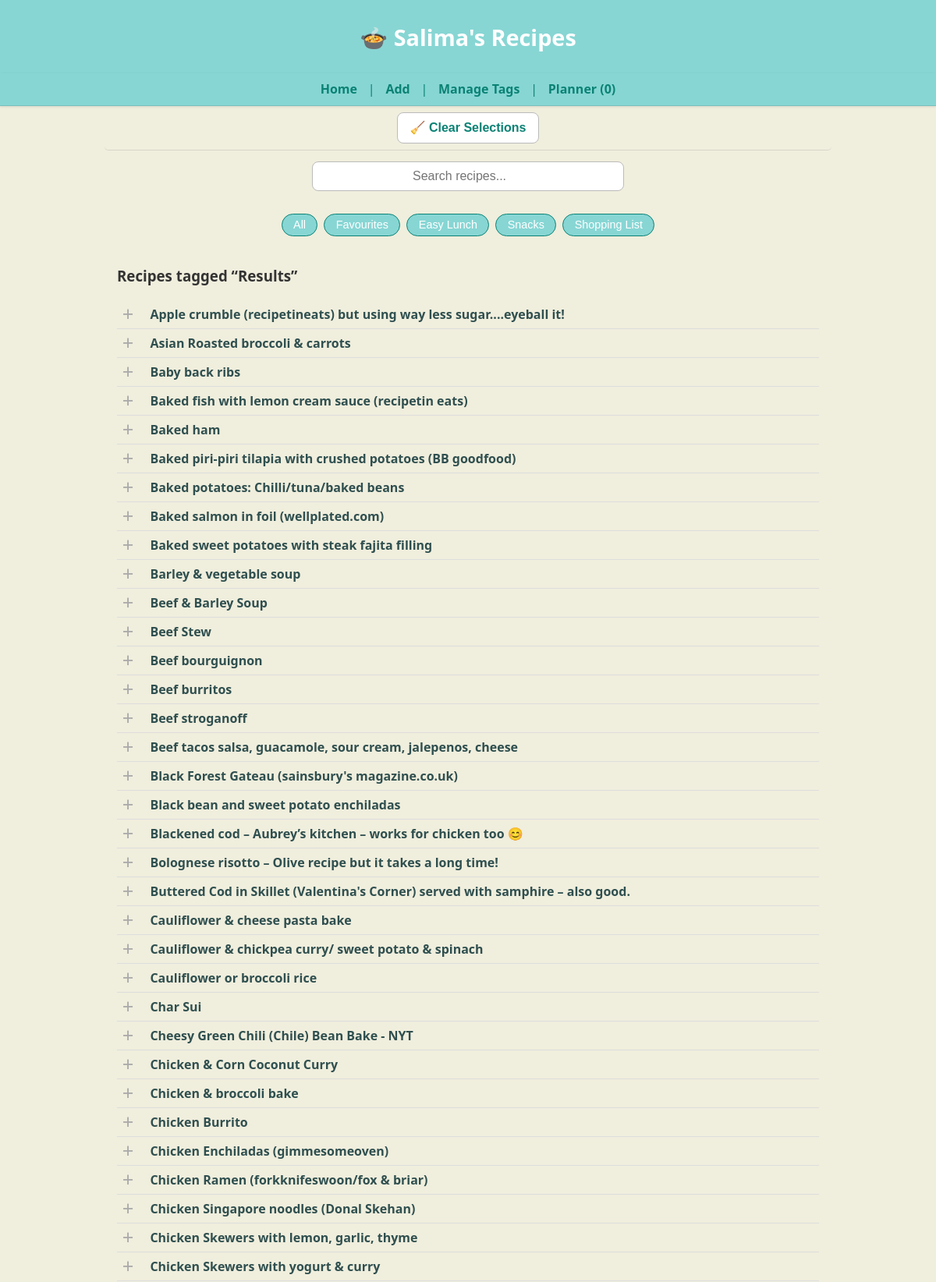
Screenshot of /search (upper part) with the database file from the repository.
### tables this page shows
CREATE TABLE recipes (
    id INTEGER PRIMARY KEY,
    name TEXT,
    ingredients JSON,
    method TEXT,
    tags JSON,
    category TEXT,
    source TEXT,
    linked_recipe TEXT,
    image_url TEXT,
    notes TEXT,
    created_at DATETIME DEFAULT CURRENT_TIMESTAMP,
    updated_at DATETIME DEFAULT CURRENT_TIMESTAMP
);

### app.py (the view, shortened to what this page needs)
@app.route("/search")
def search():
    q = request.args.get("q", "").strip()
    tag = request.args.get("tag", "").strip()
    results = []
    with get_conn() as conn:
        c = conn.cursor()
        if q:
            c.execute("""
                SELECT id, name, ingredients, tags
                FROM recipes
                WHERE name LIKE ? OR ingredients LIKE ? OR tags LIKE ?
                ORDER BY name
            """, (f"%{q}%", f"%{q}%", f"%{q}%"))
        else:
            c.execute("SELECT id, name, ingredients, tags FROM recipes ORDER BY name")
        results = c.fetchall()
        tag_cloud = get_tag_cloud()
    from pathlib import Path
    import json
    tags_path = Path("tags.json")
    quick_access = []
    if tags_path.exists():
        try:
            tags_data = json.loads(tags_path.read_text(encoding="utf-8"))
            quick_access = tags_data.get("Quick Access", [])
        except Exception as e:
            print("⚠️ Error loading tags.json:", e)
    return render_template(
        "index.html",
        recipes=results,
        tag_cloud=tag_cloud,
        default_tag=tag or q or "Results",
        quick_access=quick_access
    )

### app.py (called while the page is built)
@app.teardown_appcontext
def close_connection(exception):
    db = getattr(g, "_database", None)
    if db is not None:
        db.close()

def get_conn():
    return sqlite3.connect(DB_PATH)

### templates/index.html (shortened to what this page needs)
{% extends "base.html" %}
{% block content %}
<main class="homepage">
<section class="search-section">
  <form action="{{ url_for('search') }}" method="get" class="search-form">
    <input type="text" name="q" placeholder="Search recipes..." class="search-input">
  </form>
</section>
<section class="quick-tags">
  {% if quick_access %}
    <form action="{{ url_for('index') }}" method="get" class="tag-form">
      <button type="submit"
              class="tag-btn {% if not default_tag or default_tag == 'All' %}active{% endif %}">
        All
      </button>
    </form>
    {% for tag in quick_access %}
      <form action="{{ url_for('search') }}" method="get" class="tag-form">
        <button type="submit"
                class="tag-btn {% if default_tag == tag %}active{% endif %}">
          {{ tag }}
        </button>
      </form>
    {% endfor %}
  {% else %}
    <p style="text-align:center; color:#777;">No Quick Access tags defined yet.</p>
  {% endif %}
</section>
<section class="recipe-listing">
  {% if default_tag %}
    <h3>Recipes tagged “{{ default_tag }}”</h3>
  {% endif %}
  {% for r in recipes %}
    <div class="recipe-row">
      <button class="select-dish-btn"
              data-id="{{ r[0] }}"
              data-name="{{ r[1] }}"></button>
      <a href="{{ url_for('recipe_detail', recipe_id=r[0]) }}">
        <strong>{{ r[1] }}</strong>
      </a>
    </div>
  {% endfor %}
</section>
</main>
{% endblock %}

### static/style.css (style rules this page uses)
:root { --brand: #87d6d4; --brand-dark: #0a8274; --background: #f0eedd; }
body { font-family: "Segoe UI", Helvetica, Arial, sans-serif; background: var(--background); color: #333; margin: 0; padding: 0; }
main { background: var(--background); max-width: 100%; margin: 0; padding: 0; box-shadow: none; border: none; }
a { color: var(--brand-dark); text-decoration: none; transition: color 0.2s ease; }
form input, form textarea { width: 100%; padding: 0.5rem; margin: 0.5rem 0 1rem 0; border: 1px solid #ccc; border-radius: 4px; font-size: 1rem; }
button { background: var(--brand); color: white; border: none; padding: 0.6rem 1.2rem; font-size: 1rem; border-radius: 4px; cursor: pointer; transition: background 0.2s ease; }
.recipe-row { display: flex; align-items: center; gap: 0.5rem; padding: 0.25rem 0; border-bottom: 1px solid #ddd; }
.recipe-row a { flex: 1; color: #2f4f4f; text-decoration: none; }
.select-dish-btn { background: transparent; border: none; outline: none; cursor: pointer; width: 1.6rem; height: 1.6rem; display: flex; align-items: center; justify-content: center; }
.select-dish-btn::before { content: "+"; color: #aaa; font-size: 1.6rem; transition: color 0.25s ease, transform 0.2s ease, opacity 0.2s ease; }
.search-section { text-align: center; margin: 0.4rem 0 0.6rem; }
.search-input { width: 100%; max-width: 720px; padding: 0.55rem 1rem; font-size: 1rem; border-radius: 8px; border: 1px solid #bbb; background: #fff; box-sizing: border-box; }
main.homepage { max-width: 900px; margin: 0 auto; padding: 0 1rem 1rem; background: var(--background); border: none; box-shadow: none; }
.search-section { margin: 0.2rem 0 0.4rem; padding: 0; text-align: center; }
.search-input { width: 100%; max-width: 400px; padding: 0.55rem 8rem; font-size: 1rem; border-radius: 8px; border: 1px solid #bbb; background: #fff; }
.quick-tags { display: flex; justify-content: center; flex-wrap: wrap; gap: 0.5rem; margin: 0.4rem 0 0.8rem; }
.tag-btn { background: var(--brand); color: white; border: 1px solid var(--brand-dark); border-radius: 18px; padding: 0.35rem 0.9rem; font-size: 0.9rem; font-weight: 500; cursor: pointer; transition: all 0.25s ease; }
.homepage .quick-tags { position: sticky; top: 5.4rem; z-index: 80; background: var(--background); padding: 0.4rem 0.5rem; border-radius: 6px; }
.select-dish-btn { all: unset; display: inline-flex; align-items: center; justify-content: center; width: 28px; height: 28px; cursor: pointer; vertical-align: middle; margin-right: 0.4rem; background: none !important; border: none !important; box-shadow: none !important; }

### rows the page displays
recipes: name "Apple crumble (recipetineats) but using way less sugar....eyeball it!"
recipes: name "Asian Roasted broccoli & carrots"
recipes: name "Baby back ribs"
recipes: name "Baked fish with lemon cream sauce (recipetin eats)"
recipes: name "Baked ham"
recipes: name "Baked piri-piri tilapia with crushed potatoes (BB goodfood)"
recipes: name "Baked potatoes: Chilli/tuna/baked beans"
recipes: name "Baked salmon in foil (wellplated.com)"
recipes: name "Baked sweet potatoes with steak fajita filling"
recipes: name "Barley & vegetable soup"
recipes: name "Beef & Barley Soup"
recipes: name "Beef Stew"
recipes: name "Beef bourguignon"
recipes: name "Beef burritos"
recipes: name "Beef stroganoff"
recipes: name "Beef tacos salsa, guacamole, sour cream, jalepenos, cheese"
recipes: name "Black Forest Gateau (sainsbury's magazine.co.uk)"
recipes: name "Black bean and sweet potato enchiladas"
recipes: name "Blackened cod – Aubrey’s kitchen – works for chicken too 😊"
recipes: name "Bolognese risotto – Olive recipe but it takes a long time!"
recipes: name "Buttered Cod in Skillet (Valentina's Corner) served with samphire – also good."
recipes: name "Cauliflower & cheese pasta bake"
recipes: name "Cauliflower & chickpea curry/ sweet potato & spinach"
recipes: name "Cauliflower or broccoli rice"
recipes: name "Char Sui"
recipes: name "Cheesy Green Chili (Chile) Bean Bake - NYT"
recipes: name "Chicken & Corn Coconut Curry"
recipes: name "Chicken & broccoli bake"
recipes: name "Chicken Burrito"
recipes: name "Chicken Enchiladas (gimmesomeoven)"
recipes: name "Chicken Ramen (forkknifeswoon/fox & briar)"
recipes: name "Chicken Singapore noodles (Donal Skehan)"
recipes: name "Chicken Skewers with lemon, garlic, thyme"
recipes: name "Chicken Skewers with yogurt & curry"

### other values shown
{{ tag }} "Favourites" "Easy Lunch" "Snacks" "Shopping List"
{{ default_tag }} "Results"
